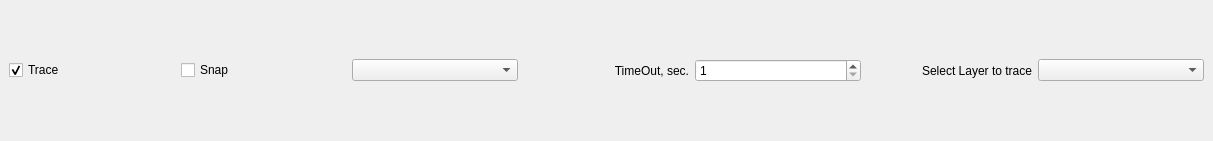
<?xml version="1.0" encoding="UTF-8"?>
<ui version="4.0">
 <class>raster_tracerDockWidgetBase</class>
 <widget class="QDockWidget" name="raster_tracerDockWidgetBase">
  <property name="geometry">
   <rect>
    <x>0</x>
    <y>0</y>
    <width>1213</width>
    <height>141</height>
   </rect>
  </property>
  <property name="windowTitle">
   <string>raster_tracer</string>
  </property>
  <widget class="QWidget" name="dockWidgetContents">
   <layout class="QHBoxLayout" name="horizontalLayout">
    <item>
     <widget class="QCheckBox" name="checkBoxTrace">
      <property name="text">
       <string>Trace</string>
      </property>
      <property name="checked">
       <bool>true</bool>
      </property>
     </widget>
    </item>
    <item>
     <widget class="QCheckBox" name="checkBoxSnap">
      <property name="text">
       <string>Snap</string>
      </property>
     </widget>
    </item>
    <item>
     <widget class="QComboBox" name="comboBoxLinePoly"/>
    </item>
    <item>
     <widget class="QLabel" name="label_2">
      <property name="text">
       <string>TimeOut, sec.</string>
      </property>
      <property name="alignment">
       <set>Qt::AlignRight|Qt::AlignTrailing|Qt::AlignVCenter</set>
      </property>
     </widget>
    </item>
    <item>
     <widget class="QSpinBox" name="spinBoxTimeOut">
      <property name="minimum">
       <number>1</number>
      </property>
      <property name="maximum">
       <number>10</number>
      </property>
     </widget>
    </item>
    <item>
     <widget class="QLabel" name="label">
      <property name="text">
       <string>Select Layer to trace</string>
      </property>
      <property name="alignment">
       <set>Qt::AlignRight|Qt::AlignTrailing|Qt::AlignVCenter</set>
      </property>
     </widget>
    </item>
    <item>
     <widget class="QComboBox" name="comboBox"/>
    </item>
   </layout>
  </widget>
 </widget>
 <resources/>
 <connections/>
</ui>
